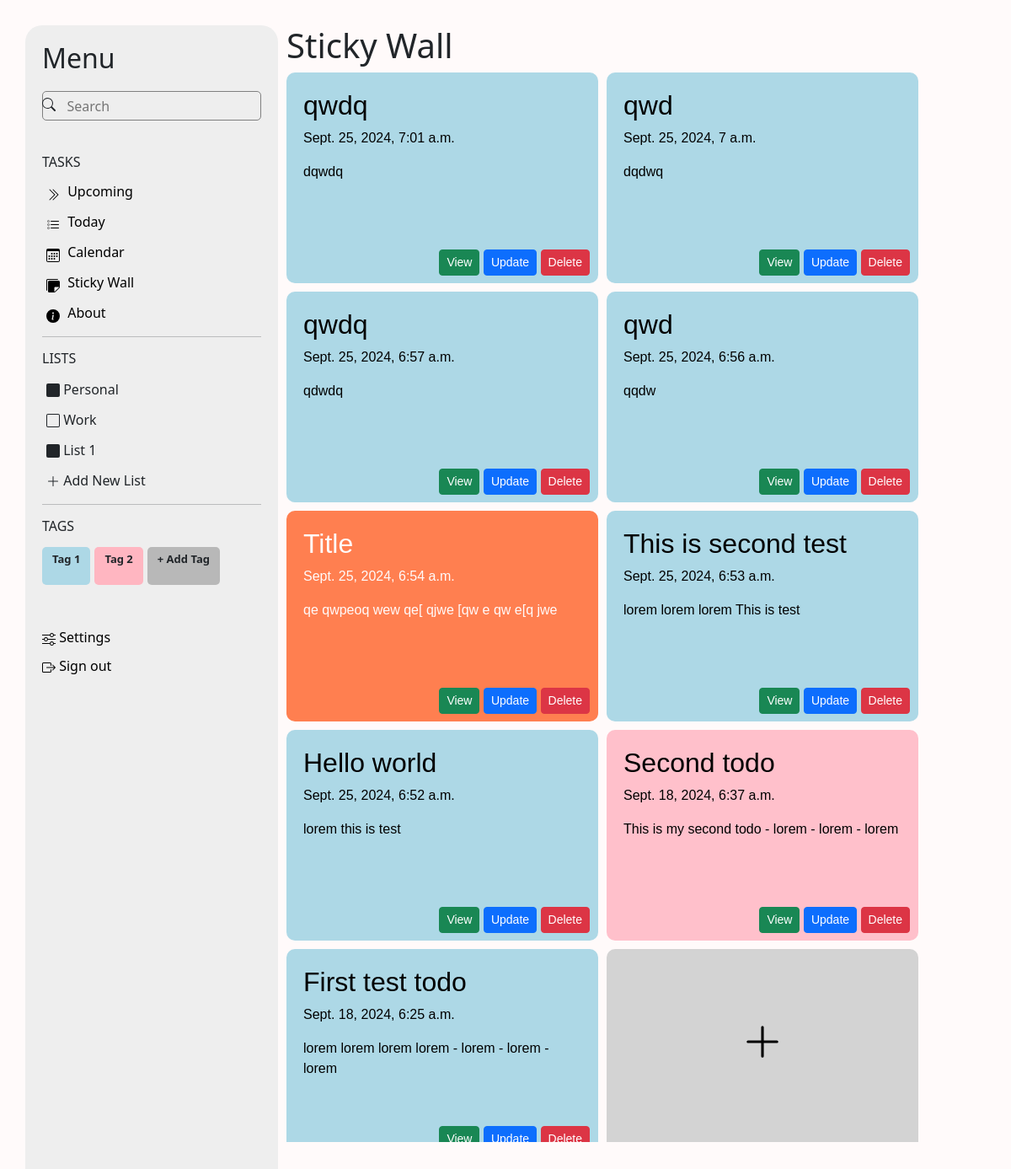
/sticky-wall/, run on an earlier commit of the app's database.
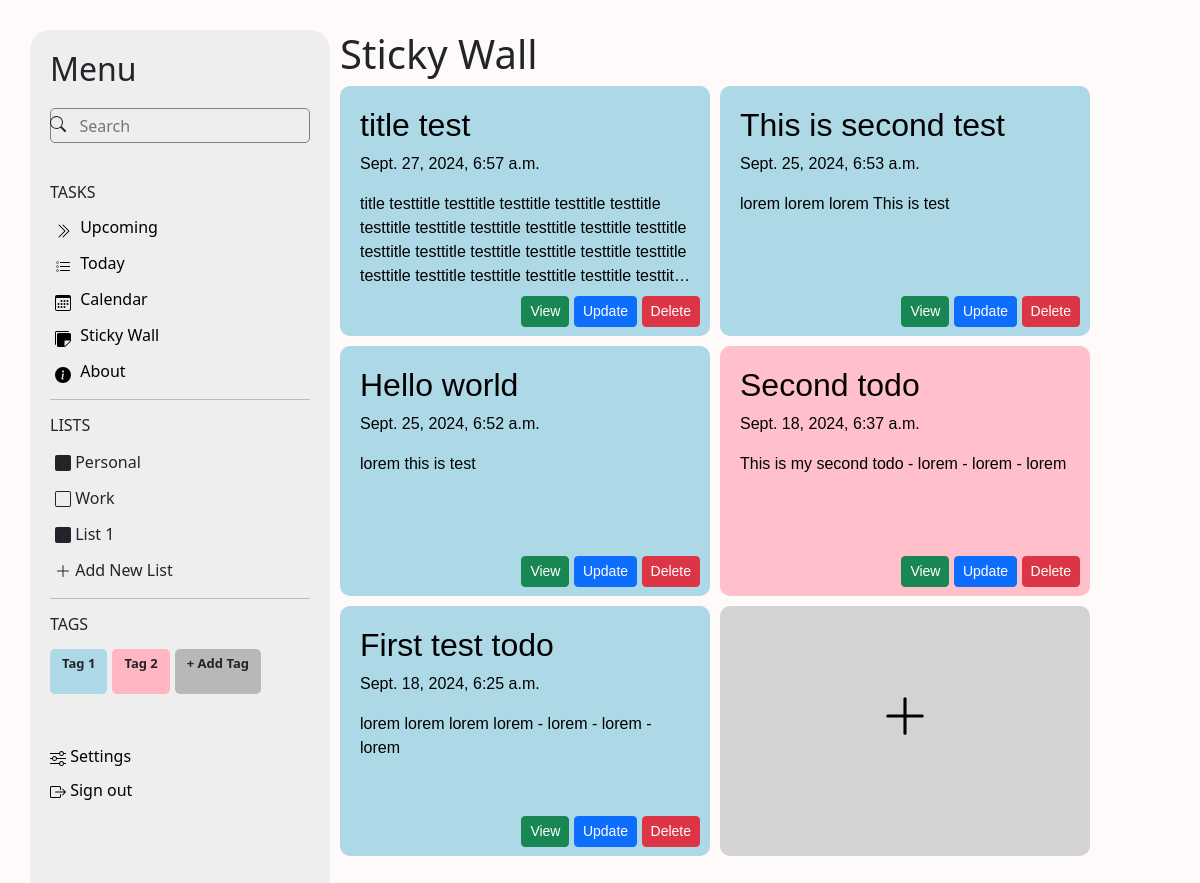
And on a later commit of the database.
### main/models.py (models this page shows, shortened)
class Todos(models.Model):
    title = models.CharField(max_length=255)
    description = models.TextField()
    owner = models.CharField(max_length=20)
    deadline = models.DateTimeField(null=True, blank=True)
    background_color = models.CharField(max_length=20, default='lightblue')
    text_color = models.CharField(max_length=20, default='black')
    done = models.BooleanField(default=False)
    created_at = models.DateTimeField(auto_now_add=True)
    updated_at = models.DateTimeField(auto_now=True)
    class Meta:
        ordering = ['-created_at']
        verbose_name = 'Todo'
        verbose_name_plural = 'Todos'

### main/views.py (the view)
# urls.py: path("sticky-wall/", sticky_wall, name="sticky_wall"),
def sticky_wall(request):
    context = {
        'todos': Todos.objects.all()
    }
    return render(request, "sticky_wall.html", context)

### main/templates/sticky_wall.html
{% extends 'skeleton.html' %}
{% load static %}
{% block css %}
  <link rel="stylesheet" href="{% static 'styles/sticky_wall.css' %}" />
{% endblock %}
{% block content %}
  <h1>Sticky Wall</h1>
  <div class="todos-wrapper">
    {% for todo in todos %}
      <div class="todo" style="background-color: {{ todo.background_color }}; color: {{ todo.text_color }}">
        <div class="todo-content">
          <div class="todo-title-time">
            <h2 class="todo-title">{{ todo.title }}</h2>
            <p class="todo-created-time">{{ todo.created_at }}</p>
          </div>
          <p>{{ todo.description }}</p>
        </div>
        <div class="todo-footer">
          <a href="{% url 'todo_details' todo.id %}" class="btn btn-success btn-sm">View</a>
          <a href="#" class="btn btn-primary btn-sm">Update</a>
          <a href="#" class="btn btn-danger btn-sm">Delete</a>
        </div>
      </div>
    {% endfor %}
    <a href="{% url 'create_new_todo' %}" class="todo new-todo">
      <div>
        <svg xmlns="http://www.w3.org/2000/svg" width="50" height="50" fill="currentColor" class="bi bi-plus-lg" viewBox="0 0 16 16">
          <path fill-rule="evenodd" d="M8 2a.5.5 0 0 1 .5.5v5h5a.5.5 0 0 1 0 1h-5v5a.5.5 0 0 1-1 0v-5h-5a.5.5 0 0 1 0-1h5v-5A.5.5 0 0 1 8 2" />
        </svg>
      </div>
    </a>
  </div>
{% endblock %}

### templates/skeleton.html (shortened to what this page needs)
{% load static %}
{% load django_bootstrap5 %}
{% bootstrap_css %}
<!DOCTYPE html>
<html lang="en">
<head>
  <link rel="stylesheet" href="{% static 'styles/base.css' %}" />
  <link rel="stylesheet" href="{% static 'styles/navbar.css' %}" />
  {% block css %}
  {% endblock %}
</head>
<body>
  <section>
    {% include 'navbar.html' %}
    <main class="content">
      {% block content %}
      {% endblock %}
    </main>
  </section>
</body>
</html>

### templates/navbar.html (shortened to what this page needs)
<nav class="left-navbar">
    <h2>
        Menu
    </h2>
    <div class="searchbar">
        <svg xmlns="http://www.w3.org/2000/svg" width="16" height="16" fill="currentColor" class="bi bi-search"
            viewBox="0 0 16 16">
            <path
                d="M11.742 10.344a6.5 6.5 0 1 0-1.397 1.398h-.001q.044.06.098.115l3.85 3.85a1 1 0 0 0 1.415-1.414l-3.85-3.85a1 1 0 0 0-.115-.1zM12 6.5a5.5 5.5 0 1 1-11 0 5.5 5.5 0 0 1 11 0" />
        </svg>
        <input type="search" placeholder="Search">
    </div>
    <section class="sections">
        <div class="tasks">
            <h6>
                TASKS
            </h6>
            <div class="upcoming">
                <a href="{% url 'upcoming_page' %}">
                    Upcoming
                </a>
            </div>
            <div class="today">
                <a href="{% url 'today_page' %}">
                    Today
                </a>
            </div>
            <div class="calendar">
                <a href="{% url 'calendar_page' %}">
                    Calendar
                </a>
            </div>
            <div class="sticky" selected>
                <a href="{% url 'sticky_wall' %}">
                    Sticky Wall
                </a>
            </div>
            <div class="sticky">
                <a href="{% url 'about' %}">
                    About
                </a>
            </div>
        </div>
        <hr>
        <div class="lists">
            <h6>
                LISTS
            </h6>
            <div class="personal">
                <svg xmlns="http://www.w3.org/2000/svg" width="16" height="16" fill="currentColor"
                    class="bi bi-square-fill" viewBox="0 0 16 16">
                    <path d="M0 2a2 2 0 0 1 2-2h12a2 2 0 0 1 2 2v12a2 2 0 0 1-2 2H2a2 2 0 0 1-2-2z" />
                </svg>
                Personal
            </div>
            <div class="work">
                <svg xmlns="http://www.w3.org/2000/svg" width="16" height="16" fill="currentColor" class="bi bi-square"
                    viewBox="0 0 16 16">
                    <path
                        d="M14 1a1 1 0 0 1 1 1v12a1 1 0 0 1-1 1H2a1 1 0 0 1-1-1V2a1 1 0 0 1 1-1zM2 0a2 2 0 0 0-2 2v12a2 2 0 0 0 2 2h12a2 2 0 0 0 2-2V2a2 2 0 0 0-2-2z" />
                </svg>
                Work
            </div>
            <div class="first-list">
                <svg xmlns="http://www.w3.org/2000/svg" width="16" height="16" fill="currentColor"
                    class="bi bi-square-fill" viewBox="0 0 16 16">
                    <path d="M0 2a2 2 0 0 1 2-2h12a2 2 0 0 1 2 2v12a2 2 0 0 1-2 2H2a2 2 0 0 1-2-2z" />
                </svg>
                List 1
            </div>
            <div class="new-list">
                <svg xmlns="http://www.w3.org/2000/svg" width="16" height="16" fill="currentColor" class="bi bi-plus-lg"
                    viewBox="0 0 16 16">
                    <path fill-rule="evenodd"
                        d="M8 2a.5.5 0 0 1 .5.5v5h5a.5.5 0 0 1 0 1h-5v5a.5.5 0 0 1-1 0v-5h-5a.5.5 0 0 1 0-1h5v-5A.5.5 0 0 1 8 2" />
                </svg>
                Add New List
            </div>
        </div>
        <hr>
        <div class="tags">
            <h6>
                TAGS
            </h6>
            <div class="tgs">
                <div class="tag-1">
                    <p>Tag 1</p>
                </div>
                <div class="tag-2">
                    <p>Tag 2</p>
                </div>
                <div class="new-tag">
                    <p>+ Add Tag</p>
                </div>
            </div>
        </div>
    </section>
    <div class="parametrs">
        <div class="settings">
            <a href="{% url 'settings_page' %}">
                Settings
            </a>
        </div>
        <div class="sign-out">
            <a href="{% url 'sign_out' %}">
                Sign out
            </a>
        </div>
    </div>
</nav>

### static/styles/base.css (style rules this page uses)
* { margin: 0; padding: 0; box-sizing: border-box; }
body > section { width: 100%; height: 100vh; background-color: snow; display: grid; grid-template-columns: 300px 1fr; gap: 10px; padding: 30px; transition: 0.2s; }
a { text-decoration: none; color: black; }

### static/styles/navbar.css (style rules this page uses)
nav { transition: 0.2s; }
nav.left-navbar { background-color: #eee; padding: 20px; border-radius: 20px; }
nav .searchbar { display: grid; grid-template-columns: 30px 1fr; margin: 20px 0 40px 0; border: 1px solid gray; width: 100%; height: 35px; padding: 0 10px; justify-content: center; align-items: center; text-align: center; border-radius: 5px; }
nav .searchbar svg { position: relative; bottom: 2px; }
nav .searchbar input { border: none; outline: none; background-color: transparent; }
nav .sections .tasks div svg { position: relative; top: 3px; margin-right: 5px; }
nav .sections .tasks .upcoming, nav .sections .tasks .today, nav .sections .tasks .calendar, nav .sections .tasks .sticky { margin: 12px 5px; }
nav .sections .lists .personal, nav .sections .lists .work, nav .sections .lists .first-list, nav .sections .lists .new-list { margin: 12px 5px; }
nav .sections .lists h6 { margin: 15px 0; }
nav .sections .tags h6 { margin: 15px 0; }
nav .sections .tags .tgs { display: flex; flex-direction: row; }
nav .sections .tags .tgs .tag-1 { background-color: lightblue; font-weight: bold; font-size: 13px; border-radius: 5px; padding: 5px 12px; }
nav .sections .tags .tgs .tag-2 { background-color: lightpink; font-weight: bold; font-size: 13px; border-radius: 5px; padding: 5px 12px; margin-left: 5px; }
nav .sections .tags .tgs .new-tag { background-color: rgba(102, 102, 102, 0.4); font-weight: bold; font-size: 13px; border-radius: 5px; padding: 5px 12px; margin-left: 5px; }
nav .parametrs { margin-top: 50px; }
nav .parametrs div { margin-bottom: 10px; }

### static/styles/sticky_wall.css (style rules this page uses)
.todos-wrapper { display: flex; justify-content: flex-start; align-content: flex-start; justify-content: flex-start; flex-wrap: wrap; gap: 10px; height: 80vh; overflow: auto; }
.todos-wrapper .todo { border-radius: 10px; padding: 20px 20px 50px 20px; font-family: Arial, sans-serif; display: inline-block; overflow: hidden; width: 370px; height: 250px; position: relative; }
.todos-wrapper .todo .todo-content { overflow: hidden; text-overflow: ellipsis; display: -webkit-box; -webkit-line-clamp: 6; -webkit-box-orient: vertical; }
.todos-wrapper .todo .todo-footer { display: block; position: absolute; right: 10px; bottom: 0; height: 40px; }
.todos-wrapper .todo .todo-footer a { display: inline-block; }
.todos-wrapper .todo.new-todo { background-color: lightgrey; border-radius: 10px; display: flex; justify-content: center; align-items: center; cursor: pointer; }

What changed in the data, as far as the page shows it:
removed Todos: title "qwdq", created_at "Sept. 25, 2024, 7:01 a.m.", description "dqwdq"
removed Todos: title "qwd", created_at "Sept. 25, 2024, 7 a.m.", description "dqdwq"
removed Todos: title "qwdq", created_at "Sept. 25, 2024, 6:57 a.m.", description "qdwdq"
removed Todos: title "qwd", created_at "Sept. 25, 2024, 6:56 a.m.", description "qqdw"
removed Todos: title "Title", created_at "Sept. 25, 2024, 6:54 a.m.", description "qe qwpeoq wew qe[ qjwe [qw e qw e[q jwe", background_color "coral" (drawn), text_color "snow" (drawn)
added Todos: title "title test", created_at "Sept. 27, 2024, 6:57 a.m.", description "title testtitle testtitle testtitle testtitle testtitle testtitle testtitle testtitle testtitle testtitle testtitle testtitle testtitle testtitle testtitle testtitle testtitle testtitle testtitle testtitle testtitle testtitle…"
